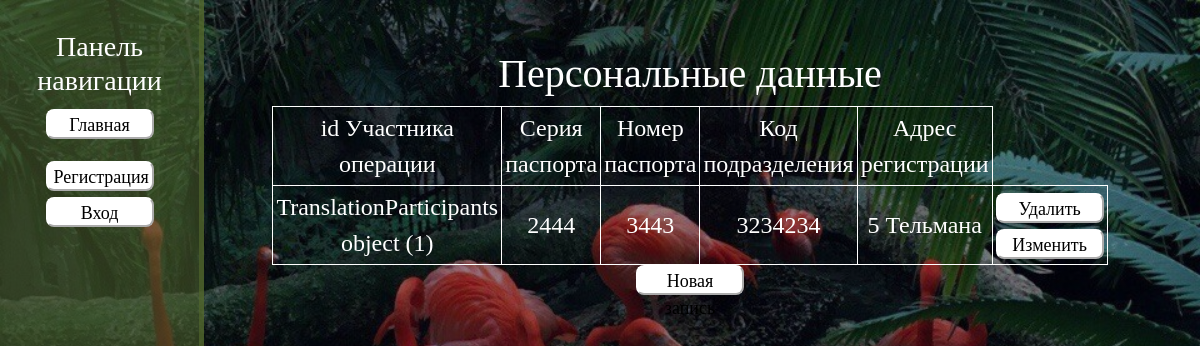
Screenshot of /output/3 with the database file from the repository.
### main/models.py (models this page shows, shortened)
class PersonalData(models.Model):
    STATUS_CHOICES = (
        ('draft', 'Draft'),
        ('published', 'Published'),
    )
    participant_id = models.OneToOneField(TranslationParticipants, on_delete=models.CASCADE)
    passport_series = models.IntegerField()
    passport_number = models.IntegerField()
    division_code = models.IntegerField()
    place_of_residence = models.CharField(max_length=30)

class TranslationParticipants(models.Model):
    STATUS_CHOICES = (
        ('draft', 'Draft'),
        ('published', 'Published'),
    )
    name = models.CharField(max_length=30)
    surname = models.CharField(max_length=30)
    patronymic = models.CharField(max_length=30)
    phone_number = models.CharField(max_length=11)
    operation = models.CharField(max_length=30)

### main/views.py (the view)
# urls.py: path('output/<int:idx>', views.output, name='output'),
def output(request, idx):
    paths = ['TranslationParticipants/trans_participants.html', 'Card/card.html', 'Operations/operations.html',
             'PersonalData/personal_data.html', 'Translations/translation.html', 'Bank/bank.html']
    models = [TranslationParticipants, Card, Operations, PersonalData, Translation, Bank]
    attributes = models[idx].objects.all()
    return render(request, 'main/' + paths[idx],
                  {'attributes': attributes, 'role': get_role(request.user)})

### main/views.py (called while the page is built, shortened)
def get_role(user):
    template = ""
    return template

### main/templates/main/PersonalData/personal_data.html
{% extends 'main/navigation.html' %}
{% block content %}
    <div class="features">
        <h1>Персональные данные</h1>
        <table align="center">
        <tr>
          <td align="center">id Участника операции</td>
          <td align="center">Серия паспорта</td>
          <td align="center">Номер паспорта</td>
          <td align="center">Код подразделения</td>
          <td align="center">Адрес регистрации</td>
          </tr>
        {% for el in attributes %}
            <tr>
                <td>{{ el.participant_id }}</td>
                <td>{{ el.passport_series }}</td>
                <td>{{ el.passport_number }}</td>
                <td>{{ el.division_code }}</td>
                <td>{{ el.place_of_residence }}</td>
                <td><a href="{% url 'delete_check' pk=el.id idx=3 %}"><button>Удалить</button></a>
                <a href="{% url 'update_personal_data' el.id %}"><button>Изменить</button></a></td>
             </tr>
        {% endfor %}
        </table>
        <a href="{% url 'create' idx=3 %}"><li><button>Новая запись</button></li></a>
    </div>
{% endblock %}

### main/static/main/css/main.css (style rules this page uses)
body { background: linear-gradient(rgba(0,0,0,0.4), rgba(0,0,0,0.4)), url('../img/bgrnd.jpg'); background-repeat: no-repeat; background-size: cover; background-attachment: fixed; background-position: top; color: #fff; font-family: Gabriola; font-size: 2vw; }
main .features { float: left; margin-left: 20vw; margin-top: 50px; text-align: center; width: 75%; }
TABLE { width: 50vw; border-collapse: collapse; }
TD, TH { padding: 3px; border: 1px solid white; }
li { list-style-type: none; }
button { font-size: 1.5vw; width: 9vw; height: 2.5vw; text-align: center; border-radius: 8px; border-color: white; background-color: white; font-family: Gabriola; }

### rows the page displays
PersonalData: participant_id "TranslationParticipants object (1)", passport_series "2444", passport_number "3443", division_code "3234234", place_of_residence "5 Тельмана"
